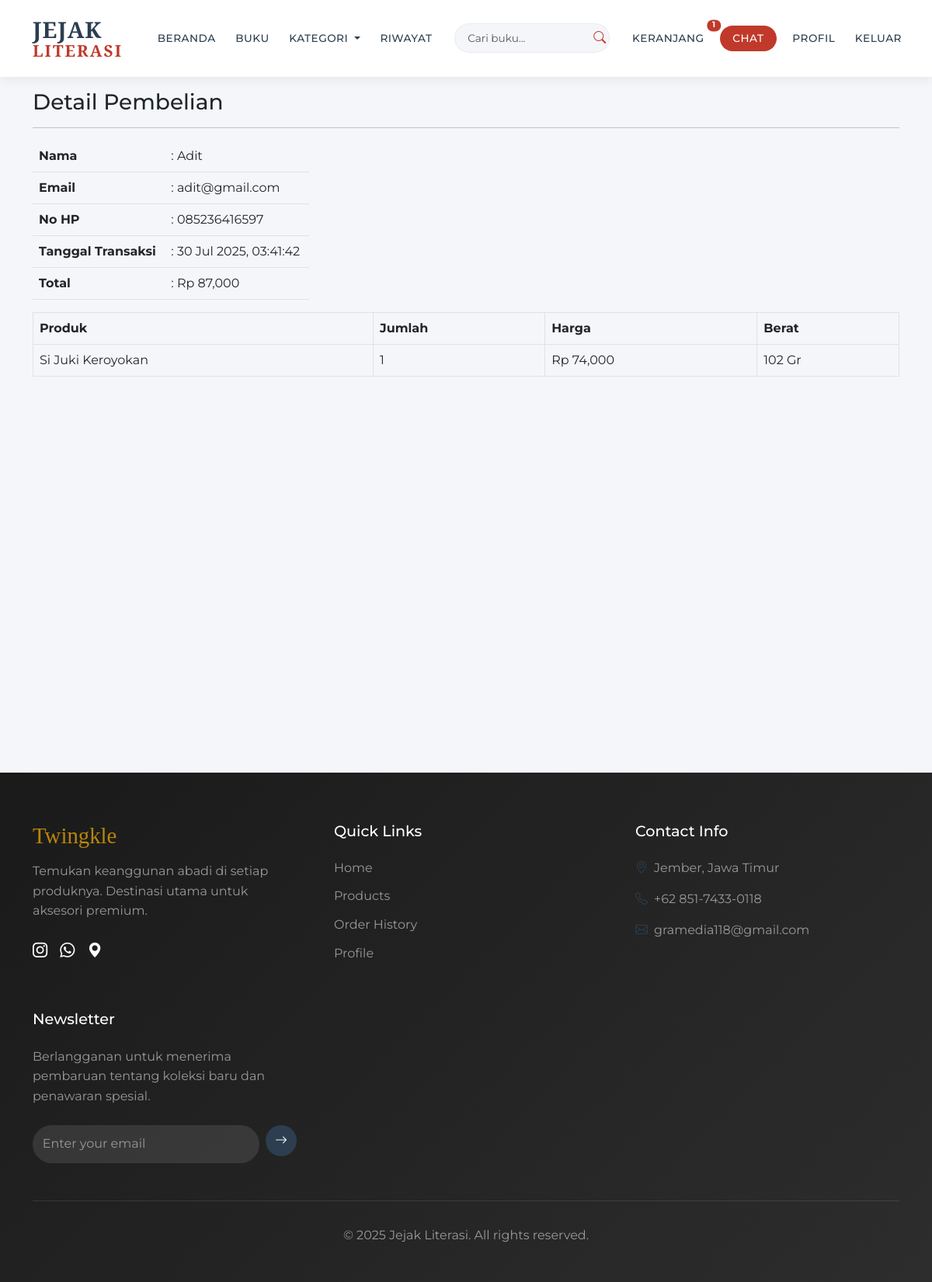
Page /pelanggan/detail_pembelian.php?id=76 (signed in) on the committed database.
### tables this page shows
CREATE TABLE `pembelian` (
  `id_pembelian` int(11) NOT NULL,
  `id_pelanggan` int(11) NOT NULL,
  `tanggal_pembelian` datetime NOT NULL,
  `batas_pembayaran` datetime NOT NULL,
  `total_pembelian` int(11) NOT NULL,
  `status_pembelian` enum('pending','lunas','kirim','selesai','batal') NOT NULL,
  `metode_pembayaran` enum('transfer','cod') NOT NULL
);

CREATE TABLE `pelanggan` (
  `id_pelanggan` int(11) NOT NULL,
  `username_pelanggan` varchar(100) NOT NULL,
  `password_pelanggan` varchar(100) NOT NULL,
  `nama_pelanggan` varchar(100) NOT NULL,
  `jk_pelanggan` enum('laki laki','perempuan') NOT NULL,
  `alamat_pelanggan` text NOT NULL,
  `hp_pelanggan` varchar(15) NOT NULL,
  `email_pelanggan` varchar(50) NOT NULL
);

CREATE TABLE `pembelian_produk` (
  `id_pembelian_produk` int(11) NOT NULL,
  `id_pembelian` int(11) NOT NULL,
  `id_produk` int(11) NOT NULL,
  `jumlah_beli` int(11) NOT NULL,
  `nama_beli` varchar(100) NOT NULL,
  `harga_beli` int(11) NOT NULL,
  `berat_beli` int(11) NOT NULL,
  `subharga_beli` int(11) NOT NULL,
  `subberat_beli` int(11) NOT NULL,
  `rating_produk` int(11) NOT NULL,
  `ulasan_produk` text NOT NULL
);

CREATE TABLE `produk` (
  `id_produk` int(11) NOT NULL,
  `id_kategori` int(11) NOT NULL,
  `nama_produk` varchar(100) NOT NULL,
  `harga_produk` int(11) NOT NULL,
  `deskripsi_produk` text NOT NULL,
  `stok_produk` int(11) NOT NULL,
  `berat_produk` int(11) NOT NULL,
  `foto_produk` varchar(255) NOT NULL
);

### pelanggan/detail_pembelian.php (the view)
<?php
include "header.php";
$id_pembelian = $_GET["id"];
$ambil_pembelian = $koneksi -> query("SELECT * FROM pembelian LEFT JOIN pelanggan ON pelanggan.id_pelanggan = pembelian.id_pelanggan WHERE id_pembelian = '$id_pembelian'");
$pembelian = $ambil_pembelian -> fetch_assoc();
$ambil_detail = $koneksi -> query("SELECT * FROM pembelian_produk LEFT JOIN produk ON produk.id_produk = pembelian_produk.id_produk WHERE id_pembelian = '$id_pembelian'");
$detail = array();
while ($tiap_detail = $ambil_detail -> fetch_assoc())
{
	$detail [] = $tiap_detail;
}
?>
<div class="container mt-3">
	<h3>Detail Pembelian</h3>
	<hr>
	<div class="row">
		<div class="col-md-4">
			<table class="table">
				<tr>
					<th>Nama</th>
					<td>: <?php echo $pembelian["nama_pelanggan"]; ?></td>
				</tr>
				<tr>
					<th>Email</th>
					<td>: <?php echo $pembelian["email_pelanggan"]; ?></td>
				</tr>
				<tr>
					<th>No HP</th>
					<td>: <?php echo $pembelian["hp_pelanggan"]; ?></td>
				</tr>
				<tr>
					<th>Tanggal Transaksi</th>
					<td>: <?php echo date("d M Y, h:i:s",strtotime($pembelian["tanggal_pembelian"])); ?></td>
				</tr>
				<tr>
					<th>Total</th>
					<td>: Rp <?php echo number_format($pembelian["total_pembelian"]); ?></td>
				</tr>
			</table>
		</div>
	</div>
	<div class="table-responsive">
		<table class="table table-bordered table-hover">
			<thead>
				<tr>
					<th>Produk</th>
					<th>Jumlah</th>
					<th>Harga</th>
					<th>Berat</th>
				</tr>
			</thead>
			<tbody>
				<?php foreach ($detail as $key => $value): ?>
					<tr>
						<td><?php echo $value["nama_produk"]; ?></td>
						<td><?php echo $value["jumlah_beli"]; ?></td>
						<td>Rp <?php echo number_format($value["harga_beli"]); ?></td>
						<td><?php echo number_format($value["berat_beli"]); ?> Gr</td>
					</tr>
				<?php endforeach ?>
			</tbody>
		</table>
	</div>
</div>
<?php
include "footer.php";
?>

### pelanggan/header.php (style rules this page uses)
:root { --primary-color: #2C3E50; --secondary-color: #34495E; --text-color: #2C3E50; --accent-color: #C0392B; --gold-color: #B8860B; --light-bg: #F5F6FA; }
body { font-family: 'Montserrat', sans-serif; background-color: var(--light-bg); }

### rows in the picture
pembelian: id_pelanggan.nama_pelanggan "Adit", id_pelanggan.email_pelanggan "adit@gmail.com", id_pelanggan.hp_pelanggan "085236416597", tanggal_pembelian "30 Jul 2025, 03:41:42", total_pembelian "87,000"
pembelian_produk: id_produk.nama_produk "Si Juki Keroyokan", jumlah_beli "1", harga_beli "74,000", berat_beli "102"

### other values in the picture
$jk "1"
